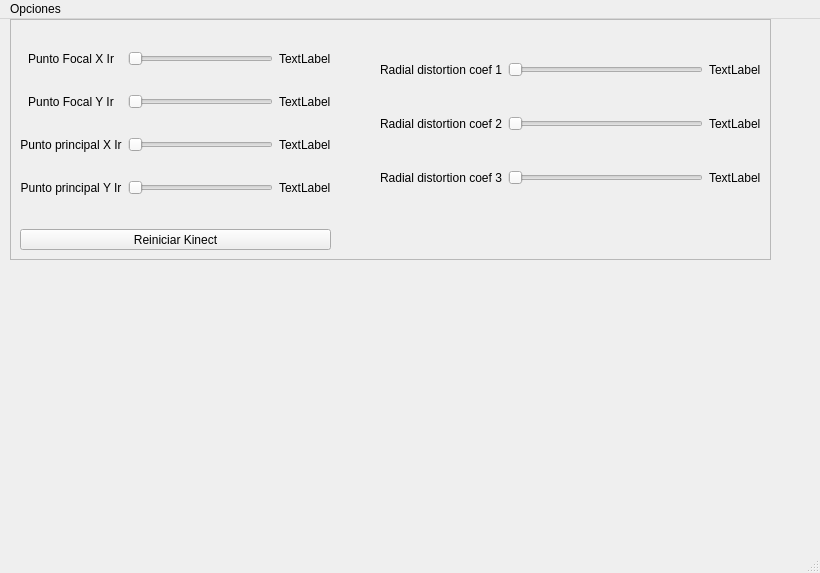
<?xml version="1.0" encoding="UTF-8"?>
<ui version="4.0">
 <class>KinectUSS</class>
 <widget class="QMainWindow" name="KinectUSS">
  <property name="geometry">
   <rect>
    <x>0</x>
    <y>0</y>
    <width>820</width>
    <height>573</height>
   </rect>
  </property>
  <property name="windowTitle">
   <string>MainWindow</string>
  </property>
  <widget class="QWidget" name="centralwidget">
   <property name="autoFillBackground">
    <bool>false</bool>
   </property>
   <widget class="QFrame" name="frame">
    <property name="geometry">
     <rect>
      <x>10</x>
      <y>0</y>
      <width>761</width>
      <height>241</height>
     </rect>
    </property>
    <property name="frameShape">
     <enum>QFrame::StyledPanel</enum>
    </property>
    <property name="frameShadow">
     <enum>QFrame::Raised</enum>
    </property>
    <widget class="QWidget" name="gridLayoutWidget_2">
     <property name="geometry">
      <rect>
       <x>370</x>
       <y>10</y>
       <width>381</width>
       <height>191</height>
      </rect>
     </property>
     <layout class="QGridLayout" name="Coef_Distorsion_Grid">
      <item row="1" column="1">
       <widget class="QSlider" name="Coef_Distorsion_Slider_2">
        <property name="orientation">
         <enum>Qt::Horizontal</enum>
        </property>
       </widget>
      </item>
      <item row="0" column="1">
       <widget class="QSlider" name="Coef_Distorsion_Slider_1">
        <property name="orientation">
         <enum>Qt::Horizontal</enum>
        </property>
       </widget>
      </item>
      <item row="1" column="0">
       <widget class="QLabel" name="Label_Coef_Distorsion_2">
        <property name="text">
         <string>Radial distortion coef 2</string>
        </property>
       </widget>
      </item>
      <item row="0" column="2">
       <widget class="QLabel" name="label_8">
        <property name="text">
         <string>TextLabel</string>
        </property>
       </widget>
      </item>
      <item row="0" column="0">
       <widget class="QLabel" name="Label_Coef_Distorsion_1">
        <property name="text">
         <string>Radial distortion coef 1</string>
        </property>
       </widget>
      </item>
      <item row="1" column="2">
       <widget class="QLabel" name="label_10">
        <property name="text">
         <string>TextLabel</string>
        </property>
       </widget>
      </item>
      <item row="2" column="0">
       <widget class="QLabel" name="Label_Coef_Distorsion_3">
        <property name="text">
         <string>Radial distortion coef 3</string>
        </property>
       </widget>
      </item>
      <item row="2" column="1">
       <widget class="QSlider" name="Coef_Distorsion_Slider_3">
        <property name="orientation">
         <enum>Qt::Horizontal</enum>
        </property>
       </widget>
      </item>
      <item row="2" column="2">
       <widget class="QLabel" name="label_9">
        <property name="text">
         <string>TextLabel</string>
        </property>
       </widget>
      </item>
     </layout>
    </widget>
    <widget class="QWidget" name="gridLayoutWidget">
     <property name="geometry">
      <rect>
       <x>10</x>
       <y>10</y>
       <width>311</width>
       <height>191</height>
      </rect>
     </property>
     <layout class="QGridLayout" name="Cameras_Grid">
      <item row="0" column="0">
       <widget class="QLabel" name="Label_Focal_X_Ir">
        <property name="layoutDirection">
         <enum>Qt::LeftToRight</enum>
        </property>
        <property name="text">
         <string>Punto Focal X Ir</string>
        </property>
        <property name="alignment">
         <set>Qt::AlignCenter</set>
        </property>
       </widget>
      </item>
      <item row="0" column="1">
       <widget class="QSlider" name="Slider_focal_X_Ir">
        <property name="orientation">
         <enum>Qt::Horizontal</enum>
        </property>
       </widget>
      </item>
      <item row="3" column="2">
       <widget class="QLabel" name="label_6">
        <property name="text">
         <string>TextLabel</string>
        </property>
       </widget>
      </item>
      <item row="2" column="1">
       <widget class="QSlider" name="Slider_principal_X_Ir">
        <property name="orientation">
         <enum>Qt::Horizontal</enum>
        </property>
       </widget>
      </item>
      <item row="1" column="0">
       <widget class="QLabel" name="Label_Focal_Y_Ir">
        <property name="text">
         <string>Punto Focal Y Ir</string>
        </property>
        <property name="alignment">
         <set>Qt::AlignCenter</set>
        </property>
       </widget>
      </item>
      <item row="3" column="0">
       <widget class="QLabel" name="label_5">
        <property name="text">
         <string>Punto principal Y Ir</string>
        </property>
        <property name="alignment">
         <set>Qt::AlignCenter</set>
        </property>
       </widget>
      </item>
      <item row="1" column="2">
       <widget class="QLabel" name="label">
        <property name="text">
         <string>TextLabel</string>
        </property>
       </widget>
      </item>
      <item row="0" column="2">
       <widget class="QLabel" name="label_4">
        <property name="text">
         <string>TextLabel</string>
        </property>
       </widget>
      </item>
      <item row="2" column="2">
       <widget class="QLabel" name="label_3">
        <property name="text">
         <string>TextLabel</string>
        </property>
       </widget>
      </item>
      <item row="3" column="1">
       <widget class="QSlider" name="Slider_principal_Y_Ir">
        <property name="orientation">
         <enum>Qt::Horizontal</enum>
        </property>
       </widget>
      </item>
      <item row="2" column="0">
       <widget class="QLabel" name="label_2">
        <property name="text">
         <string>Punto principal X Ir</string>
        </property>
        <property name="alignment">
         <set>Qt::AlignCenter</set>
        </property>
       </widget>
      </item>
      <item row="1" column="1">
       <widget class="QSlider" name="Slider_focal_Y_Ir">
        <property name="orientation">
         <enum>Qt::Horizontal</enum>
        </property>
       </widget>
      </item>
     </layout>
    </widget>
    <widget class="QPushButton" name="Reset_Kinect">
     <property name="geometry">
      <rect>
       <x>10</x>
       <y>210</y>
       <width>311</width>
       <height>21</height>
      </rect>
     </property>
     <property name="text">
      <string>Reiniciar Kinect</string>
     </property>
    </widget>
   </widget>
  </widget>
  <widget class="QMenuBar" name="menubar">
   <property name="geometry">
    <rect>
     <x>0</x>
     <y>0</y>
     <width>820</width>
     <height>22</height>
    </rect>
   </property>
   <widget class="QMenu" name="menuOpciones">
    <property name="title">
     <string>Opciones</string>
    </property>
    <addaction name="actionDepth"/>
    <addaction name="actionIr_Camera"/>
   </widget>
   <addaction name="menuOpciones"/>
  </widget>
  <widget class="QStatusBar" name="statusbar"/>
  <action name="actionDepth">
   <property name="text">
    <string>Depth</string>
   </property>
  </action>
  <action name="actionIr_Camera">
   <property name="text">
    <string>Ir Camera</string>
   </property>
  </action>
 </widget>
 <resources/>
 <connections/>
</ui>
